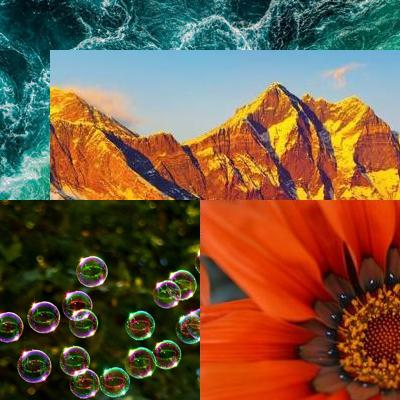
#> input picture unti-1/lesson-4/assignment-4/overlay-four-images.jpg, 400 x 400 px
$ python part2.py overlay-four-images.jpg bubbles.jpg
#> lines starting #> are read from the running program, lines starting #| are printed output that depends on the picture
import sys
from PIL import Image

# if len(sys.argv) != 3:
#     exit("This program requires two arguments: the name of two image files to combine.")

# # open both images
# img1 = Image.open( sys.argv[1] )
# img2 = Image.open( sys.argv[2] )

# # resize both images so they are no bigger than 400x400
# # but preserve the original aspect ratio
# img1.thumbnail( (400,400) )
# img2.thumbnail( (400,400) )

# # make a new image 400x400, with a white background
# new_image = Image.new( "RGB", (400,400), "white" )

# # paste in the first image to the upper-left corner (0,0)
# new_image.paste(img1, (0,0) )

# # paste in the second image, to (-200,200)
# new_image.paste(img2, (-200,200) )

# # save the resulting image
# new_image.save("overlay-two-images.jpg")

if len(sys.argv) != 3:
    exit("This program requires two arguments: the name of two image files to combine.")

# open both images
img1 = Image.open( sys.argv[1] )
#> img1 is the input picture: PIL image 400x400 RGB; mean R, G, B 115.7, 87, 62.6
img2 = Image.open( sys.argv[2] )
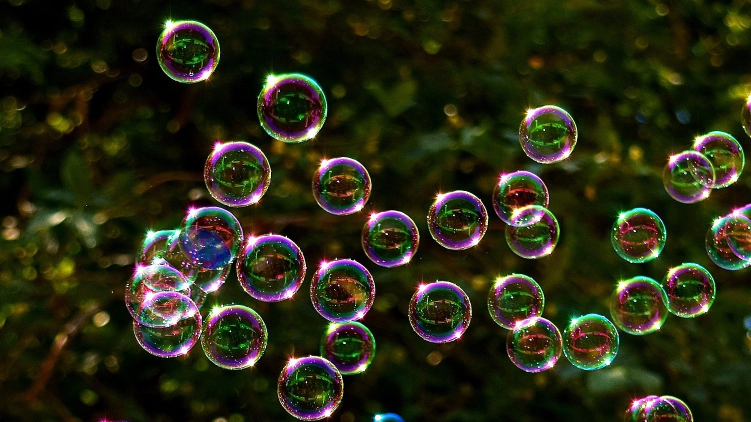
#> input picture unti-1/lesson-4/assignment-4/bubbles.jpg, 1502 x 844 px (shown at 1/2 size)
#> img2 is the input picture: PIL image 1502x844 RGB; mean R, G, B 41.2, 41.8, 21

# resize both images so they are no bigger than 400x400
# but preserve the original aspect ratio
img1.thumbnail( (400,400) )
img2.thumbnail( (400,400) )
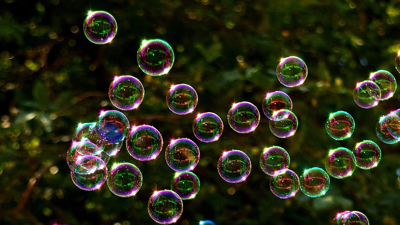
#> img2: PIL image 400x225 RGB; mean R, G, B 41.2, 41.8, 21

# make a new image 600x600, with a white background
# Note that this image now has an "alpha" component
new_image = Image.new( "RGBA", (400,260), "white" )
#> new_image: PIL image 400x260 RGBA; every value is 255

# paste in the first image to the upper-left corner (0,0)
new_image.paste(img1, (0,0) )
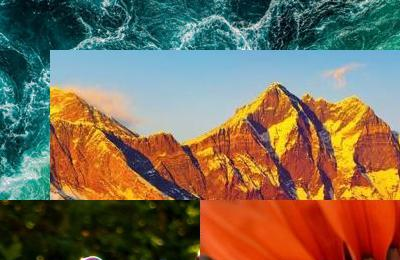
#> new_image: PIL image 400x260 RGBA; mean R, G, B, A 122.3, 106.8, 84.6, 255

# add some transparency (alpha) to the second image
img2.putalpha(150)
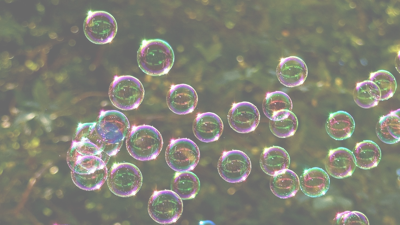
#> img2: PIL image 400x225 RGBA; mean R, G, B, A 41.2, 41.8, 21, 150; transparent parts drawn white

# paste in the second image, preserving its new transparency
new_image.alpha_composite(img2, (0,0) )
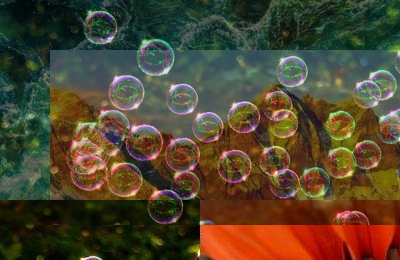
#> new_image: PIL image 400x260 RGBA; mean R, G, B, A 80.2, 68.5, 46.1, 255

# save the resulting image
# Note that we must convert it to RGB with no alpha to save it as a JPEG
new_image.convert("RGB").save("overlay-transparent.jpg")

# Alternatively, we could have avoided converting by saving it to a
# PNG like this (since PNGs allow alpha):
# new_image.save("overlay-transparent.png")
